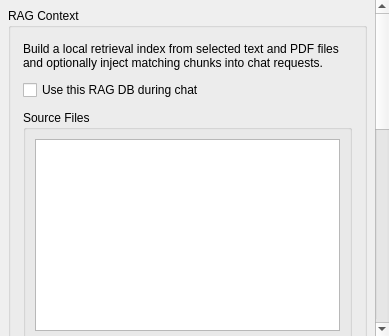
<?xml version="1.0" encoding="UTF-8"?>
<ui version="4.0">
 <class>RagContextTab</class>
 <widget class="QScrollArea" name="RagContextTab">
  <property name="widgetResizable">
   <bool>true</bool>
  </property>
  <property name="frameShape">
   <enum>QFrame::NoFrame</enum>
  </property>
  <widget class="QWidget" name="rag_context_scroll_contents">
   <property name="geometry">
    <rect>
     <x>0</x>
     <y>0</y>
     <width>900</width>
     <height>700</height>
    </rect>
   </property>
   <layout class="QVBoxLayout" name="rag_context_root_layout">
    <property name="leftMargin">
     <number>8</number>
    </property>
    <property name="topMargin">
     <number>8</number>
    </property>
    <property name="rightMargin">
     <number>8</number>
    </property>
    <property name="bottomMargin">
     <number>8</number>
    </property>
    <property name="spacing">
     <number>10</number>
    </property>
    <item>
     <widget class="QGroupBox" name="rag_context_group">
      <property name="title">
       <string>RAG Context</string>
      </property>
      <layout class="QVBoxLayout" name="rag_context_group_layout">
       <property name="leftMargin">
        <number>12</number>
       </property>
       <property name="topMargin">
        <number>14</number>
       </property>
       <property name="rightMargin">
        <number>12</number>
       </property>
       <property name="bottomMargin">
        <number>12</number>
       </property>
       <property name="spacing">
        <number>10</number>
       </property>
       <item>
        <widget class="QLabel" name="rag_context_hint_label">
         <property name="text">
          <string>Build a local retrieval index from selected text and PDF files and optionally inject matching chunks into chat requests.</string>
         </property>
         <property name="wordWrap">
          <bool>true</bool>
         </property>
        </widget>
       </item>
       <item>
        <widget class="QCheckBox" name="rag_context_enable_checkbox">
         <property name="text">
          <string>Use this RAG DB during chat</string>
         </property>
        </widget>
       </item>
       <item>
        <widget class="QGroupBox" name="rag_context_files_group">
         <property name="title">
          <string>Source Files</string>
         </property>
         <layout class="QVBoxLayout" name="rag_context_files_layout">
          <property name="spacing">
           <number>8</number>
          </property>
          <item>
           <widget class="QListWidget" name="rag_context_file_list">
            <property name="minimumHeight">
             <number>120</number>
            </property>
            <property name="selectionMode">
             <enum>QAbstractItemView::ExtendedSelection</enum>
            </property>
           </widget>
          </item>
          <item>
           <layout class="QHBoxLayout" name="rag_context_file_button_row">
            <item>
             <widget class="QPushButton" name="rag_context_add_files_button">
              <property name="text">
               <string>Add Files</string>
              </property>
             </widget>
            </item>
            <item>
             <widget class="QPushButton" name="rag_context_remove_files_button">
              <property name="text">
               <string>Remove Selected</string>
              </property>
             </widget>
            </item>
            <item>
             <widget class="QPushButton" name="rag_context_clear_files_button">
              <property name="text">
               <string>Clear</string>
              </property>
             </widget>
            </item>
            <item>
             <spacer name="rag_context_file_button_spacer">
              <property name="orientation">
               <enum>Qt::Horizontal</enum>
              </property>
              <property name="sizeHint" stdset="0">
               <size>
                <width>40</width>
                <height>20</height>
               </size>
              </property>
             </spacer>
            </item>
           </layout>
          </item>
         </layout>
        </widget>
       </item>
       <item>
        <widget class="QGroupBox" name="rag_context_retrieval_group">
         <property name="title">
          <string>Retrieval</string>
         </property>
         <layout class="QFormLayout" name="rag_context_retrieval_form">
          <property name="fieldGrowthPolicy">
           <enum>QFormLayout::FieldsStayAtSizeHint</enum>
          </property>
          <item row="0" column="0">
           <widget class="QLabel" name="rag_context_top_k_label">
            <property name="text">
             <string>Max chunks</string>
            </property>
           </widget>
          </item>
          <item row="0" column="1">
           <widget class="QSpinBox" name="rag_context_top_k_spin">
            <property name="minimum">
             <number>1</number>
            </property>
            <property name="maximum">
             <number>12</number>
            </property>
            <property name="value">
             <number>4</number>
            </property>
           </widget>
          </item>
          <item row="1" column="0">
           <widget class="QLabel" name="rag_context_min_score_label">
            <property name="text">
             <string>Minimum score</string>
            </property>
           </widget>
          </item>
          <item row="1" column="1">
           <widget class="QSpinBox" name="rag_context_min_score_spin">
            <property name="minimum">
             <number>0</number>
            </property>
            <property name="maximum">
             <number>20</number>
            </property>
            <property name="value">
             <number>2</number>
            </property>
           </widget>
          </item>
          <item row="2" column="0">
           <widget class="QLabel" name="rag_context_max_chars_label">
            <property name="text">
             <string>Max context chars</string>
            </property>
           </widget>
          </item>
          <item row="2" column="1">
           <widget class="QSpinBox" name="rag_context_max_chars_spin">
            <property name="minimum">
             <number>1000</number>
            </property>
            <property name="maximum">
             <number>16000</number>
            </property>
            <property name="singleStep">
             <number>500</number>
            </property>
            <property name="value">
             <number>4000</number>
            </property>
           </widget>
          </item>
         </layout>
        </widget>
       </item>
       <item>
        <layout class="QHBoxLayout" name="rag_context_action_row">
         <item>
          <widget class="QPushButton" name="rag_context_build_button">
           <property name="text">
            <string>Build RAG DB</string>
           </property>
          </widget>
         </item>
         <item>
          <widget class="QPushButton" name="rag_context_reload_button">
           <property name="text">
            <string>Reload DB</string>
           </property>
          </widget>
         </item>
         <item>
          <spacer name="rag_context_action_spacer">
           <property name="orientation">
            <enum>Qt::Horizontal</enum>
           </property>
           <property name="sizeHint" stdset="0">
            <size>
             <width>40</width>
             <height>20</height>
            </size>
           </property>
          </spacer>
         </item>
        </layout>
       </item>
       <item>
        <widget class="QGroupBox" name="rag_context_test_group">
         <property name="title">
          <string>Test Retrieval</string>
         </property>
         <layout class="QVBoxLayout" name="rag_context_test_layout">
          <property name="spacing">
           <number>8</number>
          </property>
          <item>
           <layout class="QHBoxLayout" name="rag_context_test_query_row">
            <item>
             <widget class="QLineEdit" name="rag_context_test_query_edit">
              <property name="placeholderText">
               <string>Type a test query...</string>
              </property>
             </widget>
            </item>
            <item>
             <widget class="QPushButton" name="rag_context_test_button">
              <property name="text">
               <string>Test</string>
              </property>
             </widget>
            </item>
           </layout>
          </item>
          <item>
           <widget class="QPlainTextEdit" name="rag_context_result_preview">
            <property name="minimumHeight">
             <number>130</number>
            </property>
            <property name="readOnly">
             <bool>true</bool>
            </property>
           </widget>
          </item>
         </layout>
        </widget>
       </item>
       <item>
        <widget class="QLabel" name="rag_context_status_label">
         <property name="text">
          <string/>
         </property>
         <property name="wordWrap">
          <bool>true</bool>
         </property>
        </widget>
       </item>
      </layout>
     </widget>
    </item>
    <item>
     <spacer name="rag_context_bottom_spacer">
      <property name="orientation">
       <enum>Qt::Vertical</enum>
      </property>
      <property name="sizeHint" stdset="0">
       <size>
        <width>20</width>
        <height>40</height>
       </size>
      </property>
     </spacer>
    </item>
   </layout>
  </widget>
 </widget>
 <resources/>
 <connections/>
</ui>
